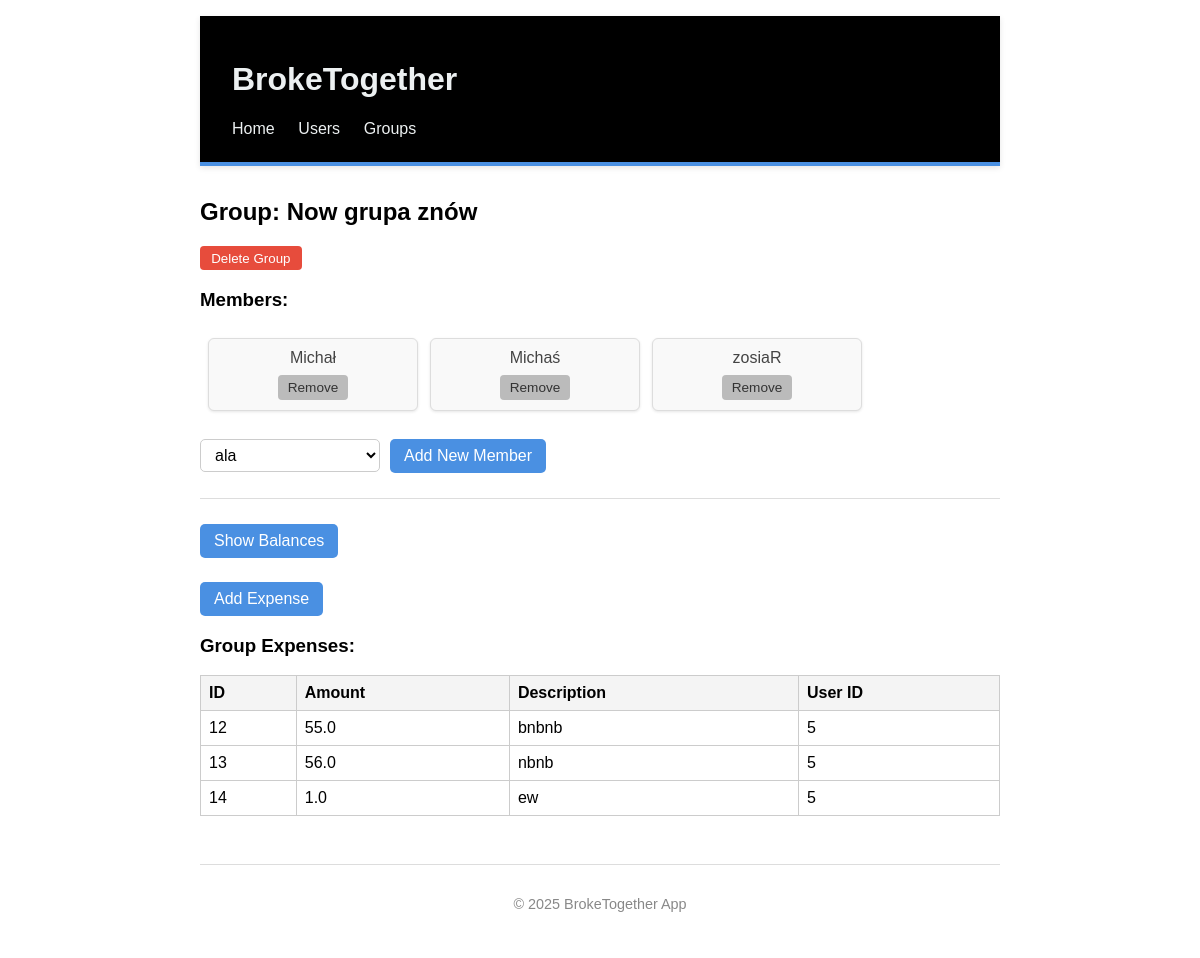
/groups/5, run on an earlier commit of the app's database.
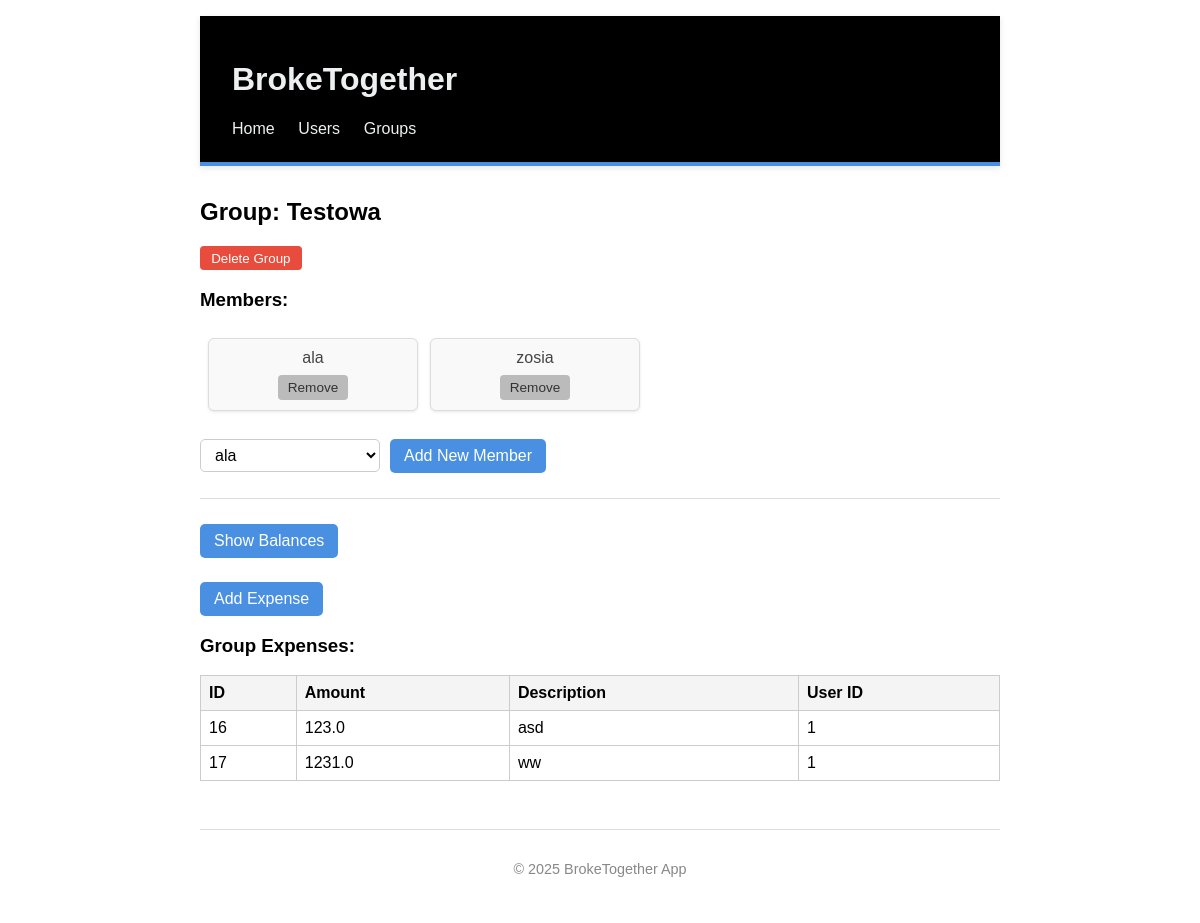
And on a later commit of the database.
### app/models.py (models this page shows)
class Base(DeclarativeBase):
    pass

class Group(Base):
    __tablename__ = "groups"
    id: Mapped[int] = mapped_column(primary_key=True)
    name: Mapped[str] = mapped_column(Text, nullable=False, unique=False)
    users: Mapped[list["User"]] = relationship(
        "User",
        secondary=user_group_association,
        back_populates="groups"
    )
    expenses: Mapped[list["Expense"]] = relationship(
        "Expense",
        back_populates="group",
        cascade="all, delete-orphan"
    )

class User(Base):
    __tablename__ = "users"
    id: Mapped[int] = mapped_column(primary_key=True)
    username: Mapped[str] = mapped_column(Text, nullable=False, unique=True)
    hashed_password: Mapped[str] = mapped_column(Text, nullable=False)
    groups: Mapped[list["Group"]] = relationship(
        "Group",
        secondary=user_group_association,
        back_populates="users"
    )
    expenses: Mapped[list["Expense"]] = relationship(
        "Expense",
        back_populates="user",
        cascade="all, delete-orphan"
    )

class Expense(Base):
    __tablename__ = "expenses"
    id: Mapped[int] = mapped_column(primary_key=True)
    user_id: Mapped[int] = mapped_column(ForeignKey("users.id"), nullable=False)
    group_id: Mapped[int] = mapped_column(ForeignKey("groups.id"), nullable=False)
    amount: Mapped[float] = mapped_column(nullable=False)
    description: Mapped[str] = mapped_column(Text, nullable=True)
    user: Mapped["User"] = relationship("User", back_populates="expenses")
    group: Mapped["Group"] = relationship("Group", back_populates="expenses")

### app/routers/groups.py (the view)
@router.get("/{group_id}", response_class=HTMLResponse)
def get_group(request: Request, group_id: int, db: Session = Depends(get_db)):
    group = get_group_by_id(db, group_id)
    users = get_all_users_from_group(group_id, db)
    all_users = get_all_users(db)
    expenses = get_expenses_from_group(group_id, db)
    return templates.TemplateResponse("group_detail.html", {"request": request, "group": group, "users": users, "expenses": expenses, "all_users": all_users})

### app/templates/group_detail.html (shortened to what this page needs)
{% extends "base.html" %}
{% block content %}
<h2>Group: {{ group.name }}</h2>
<form action="/groups/{{ group.id }}/delete" method="post" onsubmit="return confirm('Na pewno chcesz usunąć tę grupę?');">
    <button type="submit" class="button delete-button">
        Delete Group
    </button>
</form>
<h3>Members:</h3>
{% if group.users %}
    <div class="member-list">
        {% for user in group.users %}
            <div class="member-card">
            <span class="membername">{{ user.username }}</span>
            <form action="/user-groups/user/{{ user.id }}/group/{{ group.id }}/delete" method="post">
                <button type="submit" class="remove-button">Remove</button>
            </form>
            </div>
        {% endfor %}
    </div>
{% else %}
    <p>No members in this group yet.</p>
{% endif %}
<form action="/user-groups/add-form" method="post" class="add-member-form">
    <select name="user_id" id="user_id" required class="user-select">
    {% for user in all_users %}
        <option value="{{ user.id }}">{{ user.username }}</option>
    {% endfor %}
    </select>
    <button type="submit" class="btn add-member-btn">Add New Member</button>
</form>
<hr class="divider">
<div class="button-container">
    <form action="/balances/group/{{group.id}}">
        <button type="submit" class="btn balances-btn">Show Balances</button>
    </form>
</div>
<div class="button-container">
    <form action="/expenses/add-form/{{group.id}}">
        <button type="submit" class="btn add-expense-btn">Add Expense</button>
    </form>
</div>
{% if expenses %}
    <h3>Group Expenses:</h3>
    <table>
        <thead>
            <tr>
                <th>ID</th>
                <th>Amount</th>
                <th>Description</th>
                <th>User ID</th>
            </tr>
        </thead>
        <tbody>
            {% for expense in expenses %}
                <tr>
                    <td>{{ expense.id }}</td>
                    <td>{{ expense.amount }}</td>
                    <td>{{ expense.description or "—" }}</td>
                    <td>{{ expense.user_id }}</td>
                </tr>
            {% endfor %}
        </tbody>
    </table>
{% else %}
    <p>No expenses for this group yet.</p>
{% endif %}
{% endblock %}

What changed in the data, as far as the page shows it:
no longer on this page (row unchanged): User: username "Michał"
no longer on this page (row unchanged): User: username "Michaś"
no longer on this page (row unchanged): User: username "zosiaR"
removed Expense: id "12", amount "55.0", description "bnbnb", user_id "5"
removed Expense: id "13", amount "56.0", description "nbnb", user_id "5"
removed Expense: id "14", amount "1.0", description "ew", user_id "5"
changed Group: name "Now grupa znów" → "Testowa"
now on this page (row unchanged): User: username "ala"
now on this page (row unchanged): User: username "zosia"
added Expense: id "16", amount "123.0", description "asd", user_id "1"
added Expense: id "17", amount "1231.0", description "ww", user_id "1"
